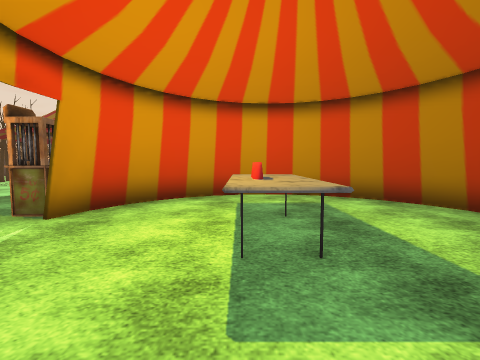
[1] (above)

24 first-person views from a walk through a Unity game level. The camera is 1.2 m above the floor, tilts 4° down and sees 90° across. The floor is counted in squares, 1 m on a side. Each view is taken from the middle of a square. On the plan, view 1 faces up. The plan holds only what a view shows up to about 12 squares ahead; the rest is blank. The place goes on beyond the plan. The player character is not drawn. Some surface patterns are stand-ins.

[2]
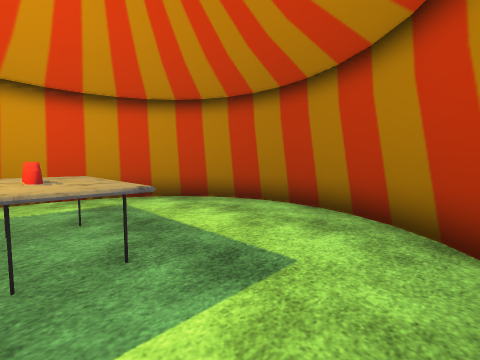

[3]
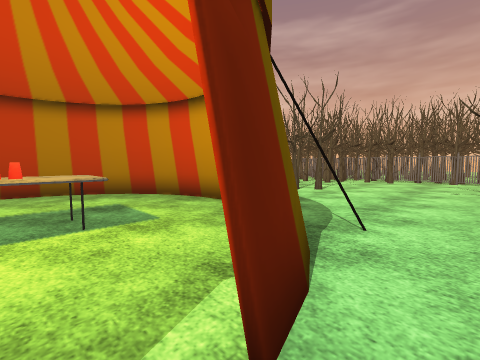

[4]
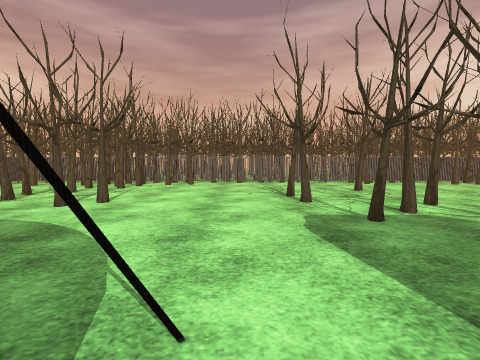

[5]
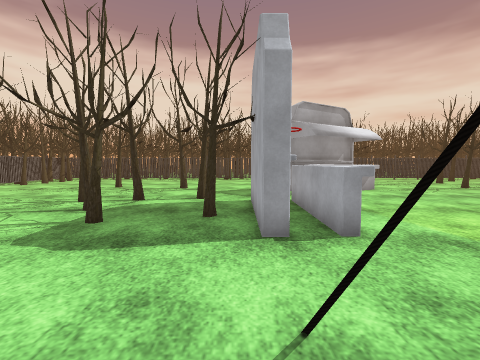

[6]
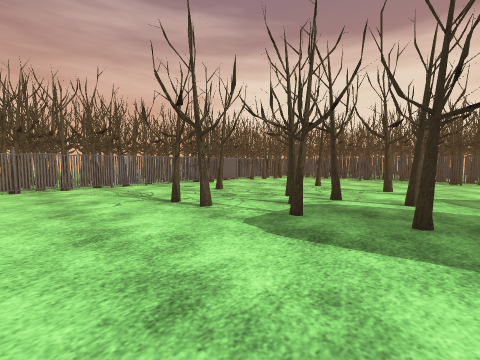

[7]
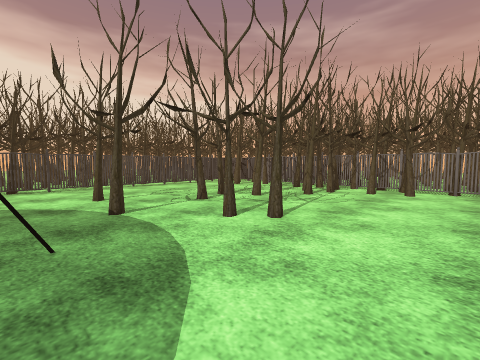

[8]
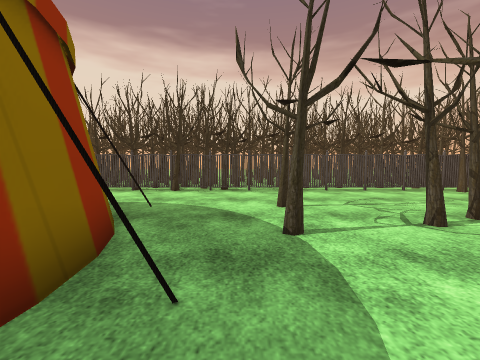

[9]
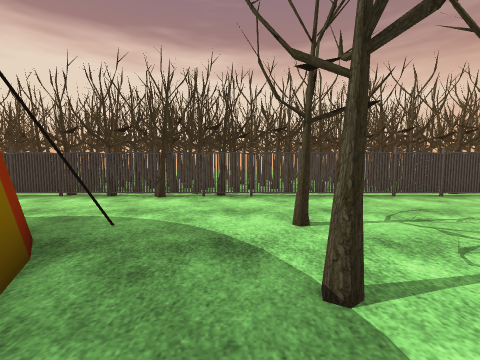

[10]
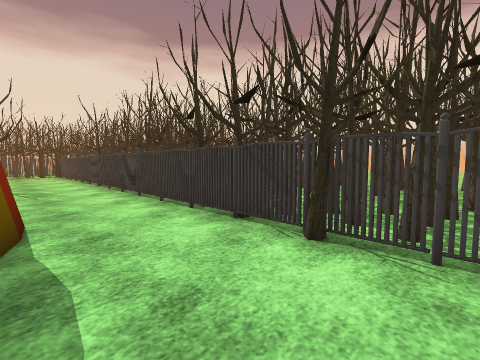

[11]
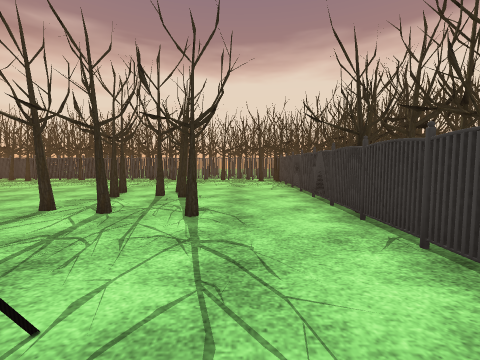

[12]
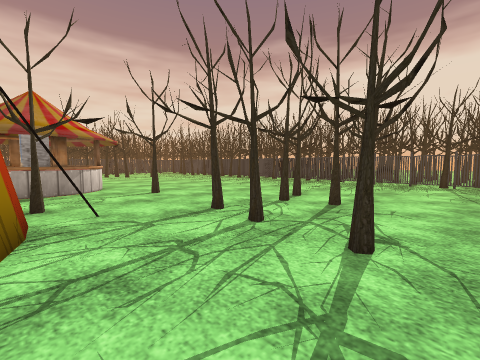

[13]
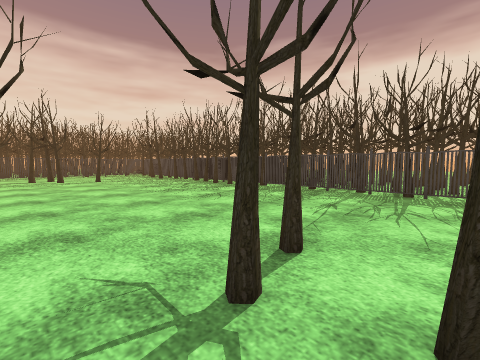

[14]
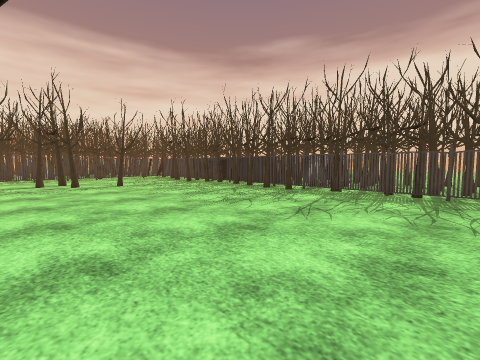

[15]
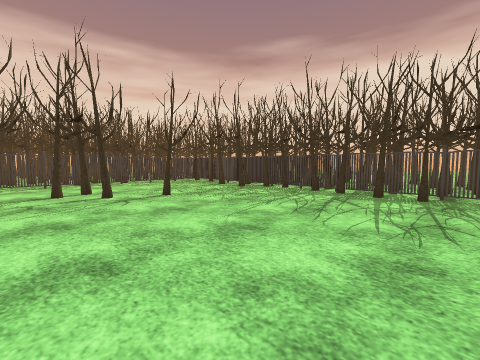

[16]
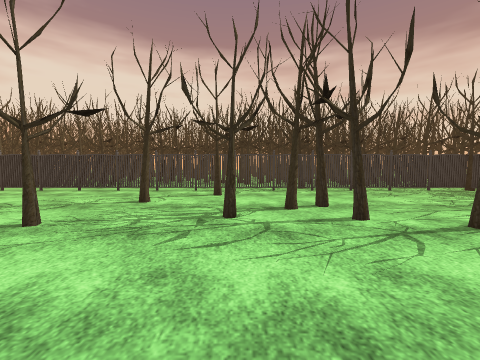

[17]
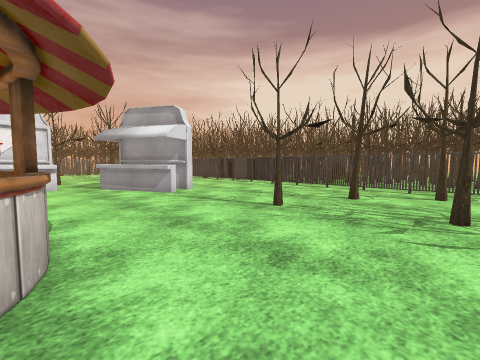

[18]
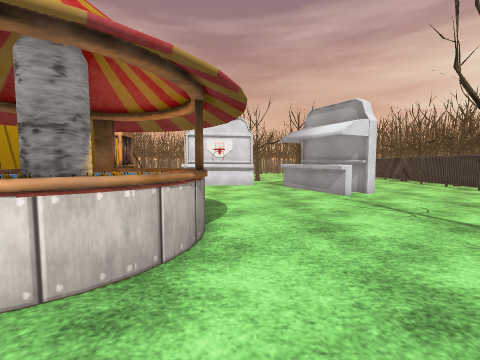

[19]
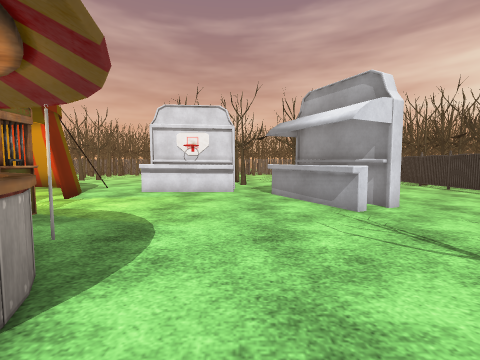

[20]
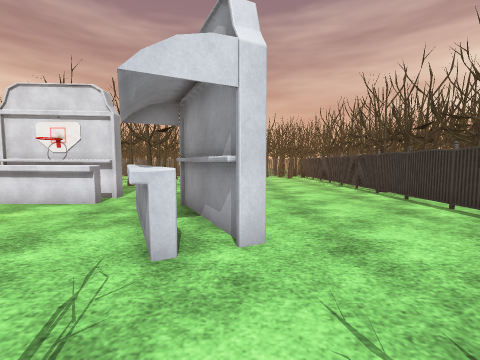

[21]
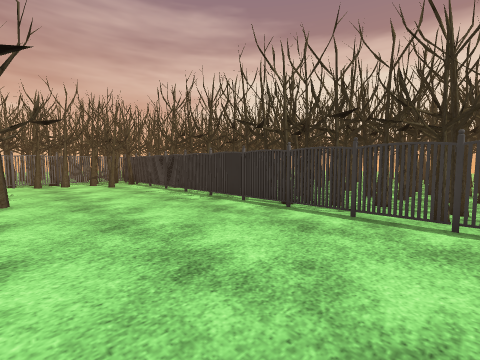

[22]
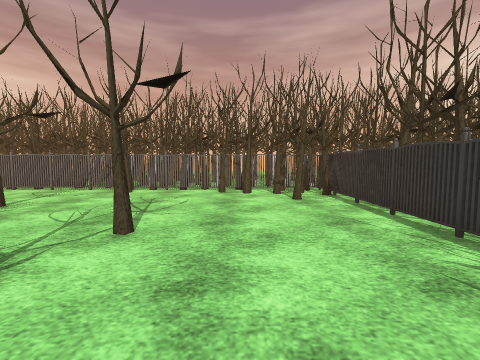

[23]
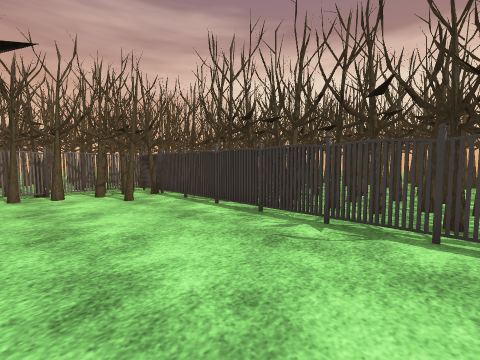

[24]
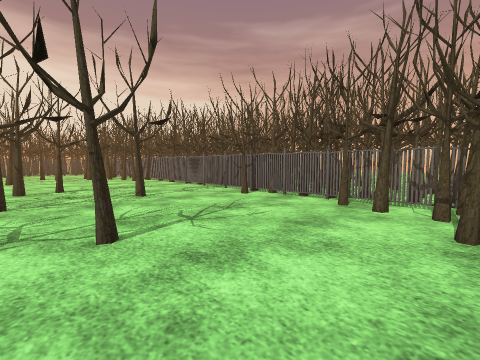

### Floor plan
Key: @ floor where view 1 was taken; # wall or solid block; x gap in a wall; . floor; F fence; P pole; O other object.
Columns run from 22 left of view 1 to 12 right of it. Each row starts with its distance up from view 1.
 26                 #######  ##
 25             ##### .##. ##
 24   FFF     FFF#FFFFxFFFFFFFFFxF
 23  #F..      ....## ....... ...
 22   F...    .. .................
 21   F...........................
 20   F...........................
 19  #F.....#.......................F
 18   F........................#....F
 17   F....##.............. #.......F
 16   F....#. ..............#x##....F
 15  .F.............................F
 14  .F.. ..#.......................F
 13  .F.#.. ................#.. #...F
 12  .F.. .........###...... .......F
 11  .F...#. .....#   #... .........F
 10   F.....# ....     ....#........F
  9   F...........    #..#####......F
  8   F...........P### ###...###....F
  7   F..............  #.......#....F
  6   F..............O##..OO...##...F
  5   F.....OO.......O#...OO....#...F
  4   F.....OOO...........OO....#...F #
  3   F.....OOO.......#...OO....#...F #
  2 ##F......OOO......##.......##...###
  1 ##F......OO.OOOOO..#.......#....F#
  0  #F.........OOOOO..#  @..###....F#
 -1  #F........ .OOOO....#####......F#
 -2  ##..... #..#..x.......#........F##
 -3 ##F............x................###
 -4 #.F.....#...#. #.........#......F.#
 -5 ##F...........# ......... ..x...F##
 -6  #F.... ....#.. x......#........F#
 -7  #F.....#... .............#.....F
 -8   F.......................#.....F#
 -9   F............. ........#......F##
-10   F........ .#..................F#
-11   F.#................  .##. ....F
-12   F##................####      #F
-13   F##### ..# .... .... ##       F#
-14   FFFF###FF#FFFFFF#FFFF#
-15   ##### #######   ###.
-16                    ###

Positions as (right, up) in squares from view 1, and headings:
1: (0, 0), facing up
2: (0, 0), facing up-right
3: (-5, 4), facing down-right
4: (-4, 1), facing down
5: (-2, -1), facing left
6: (-2, -1), facing down-left
7: (-3, -2), facing down-right
8: (-1, -3), facing right
9: (1, -3), facing right
10: (6, -2), facing up-right
11: (7, 7), facing up
12: (7, 9), facing up-left
13: (4, 14), facing up-left
14: (0, 14), facing up-left
15: (-5, 14), facing up-left
16: (-9, 14), facing left
17: (-8, 14), facing down-left
18: (-9, 14), facing down
19: (-10, 11), facing down
20: (-14, 8), facing down
21: (-14, 2), facing down-left
22: (-16, -3), facing down
23: (-15, -3), facing down-left
24: (-18, -6), facing down-right
